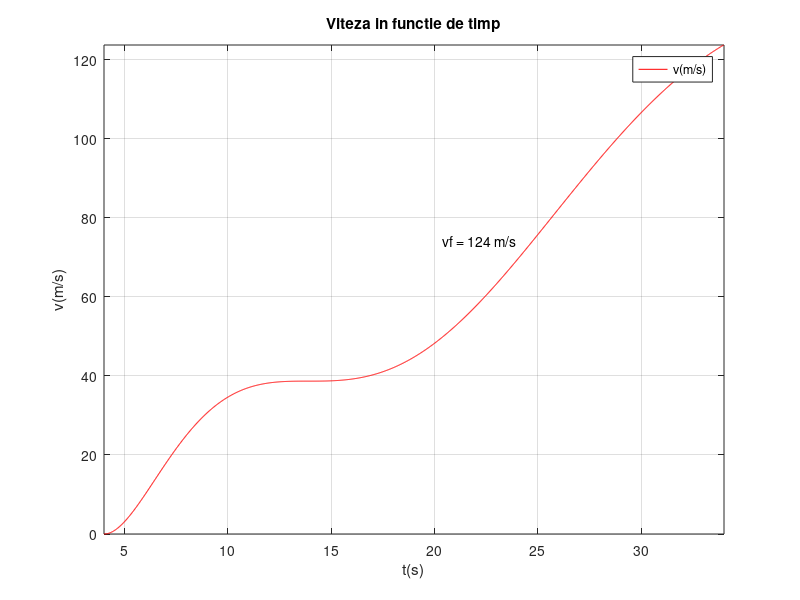

The MATLAB script that drew this image:
clc; clear; close all;

m = 0.00148; % 14.8dg = 0.00148kg


%F(t) = 12 * (sin(sqrt(t-4))*sin(sqrt(t-4))) * exp(-0.01 * (t-4)) * 0.001; %0.001N = 1 mN

t0 = 4; tf = 34;
N = 1501;
t = linspace(t0, tf, N);
dt = t(2) - t(1);

v = zeros(1,N);
x = zeros(1,N);
a=zeros(1,N);
F = zeros(1,N);

v(1) = 0;
x(1) = 0;
F(1) = 0;

for i = 1:N-1
    v(i + 1) = v(i) + (F(i)/m)*dt;
    x(i+1) = x(i) + v(i) * dt;
    F(i + 1) = 12 * (sin(sqrt(t(i+1)-4))*sin(sqrt(t(i+1)-4))) * exp(-0.01 * (t(i+1)-4)) * 0.001;
end
t = t(1:i); v=v(1:i); x=x(1:i);


figure(1)
plot(t,v,'-r');
xlabel('t(s)'); ylabel('v(m/s)'); grid;
title('Viteza in functie de timp');
axis([t0 tf min(v) max(v)]);
legend('v(m/s)');
vmax = max(v);
text(3/5*tf,3/5*vmax,['vf = ',num2str(round(v(i))),' m/s']);









